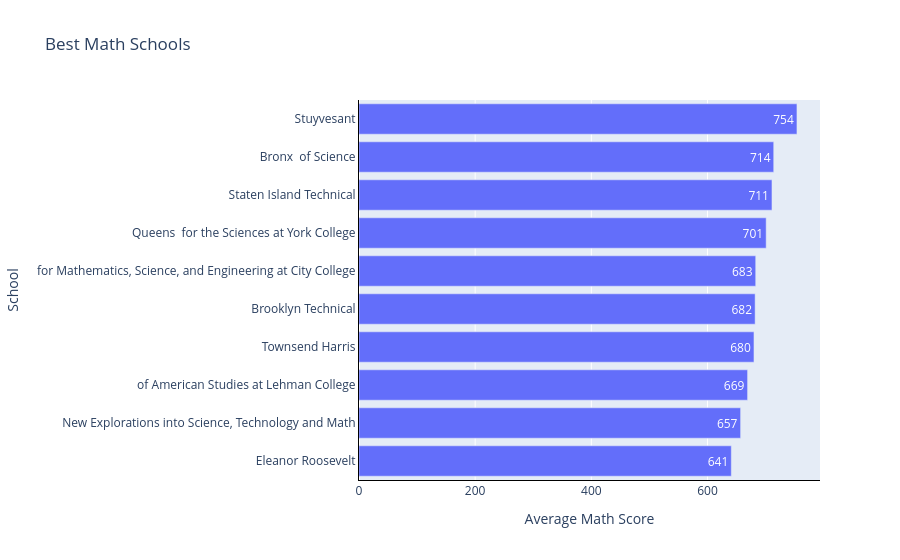

Notebook code for this chart:
### Code cell
import plotly.express as px
# Shorten labels by removing redundant 'High School' suffix
best_math_schools["school_name"] = best_math_schools["school_name"].str.replace("High School", "", regex=False).str.strip()
# Sort ascending so highest score appears at the top of the horizontal bar chart
best_math_schools = best_math_schools.sort_values("average_math", ascending=True)

fig = px.bar(best_math_schools,
             x="average_math",
             y="school_name",
             orientation="h",
             title="Best Math Schools")

fig.update_layout(
    xaxis_title="Average Math Score",
    yaxis_title="School",
    xaxis=dict(showline=True, linecolor="black"),
    yaxis=dict(showline=True, linecolor="black")
)
# Display score values inside each bar
fig.update_traces(texttemplate="%{x}", textposition="inside")
fig.show()
fig.write_image("best_math_schools.png")

### Figure 1 — Plotly figure (JSON) as saved in the notebook; plotly's stock layout.template omitted (floating-point values rounded to 4 significant figures)
{"data": [{"hovertemplate": "average_math=%{x}<br>school_name=%{y}<extra></extra>", "legendgroup": "", "marker": {"color": "#636efa", "pattern": {"shape": ""}}, "name": "", "orientation": "h", "showlegend": false, "textposition": "inside", "texttemplate": "%{x}", "type": "bar", "x": [641, 657, 669, 680, 682, 683, 701, 711, 714, 754], "xaxis": "x", "y": ["Eleanor Roosevelt", "New Explorations into Science, Technology and Math", "of American Studies at Lehman College", "Townsend Harris", "Brooklyn Technical", "for Mathematics, Science, and Engineering at City College", "Queens  for the Sciences at York College", "Staten Island Technical", "Bronx  of Science", "Stuyvesant"], "yaxis": "y"}], "layout": {"barmode": "relative", "legend": {"tracegroupgap": 0}, "title": {"text": "Best Math Schools"}, "xaxis": {"anchor": "y", "domain": [0, 1], "linecolor": "black", "showline": true, "title": {"text": "Average Math Score"}}, "yaxis": {"anchor": "x", "domain": [0, 1], "linecolor": "black", "showline": true, "title": {"text": "School"}}}}
